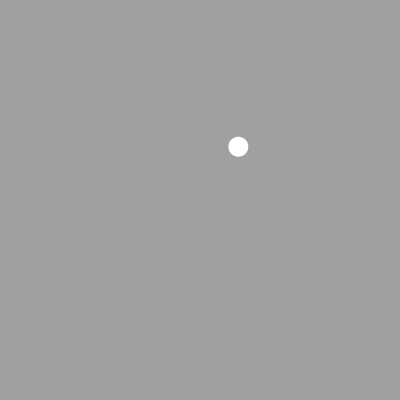
Frame 1 (no input)
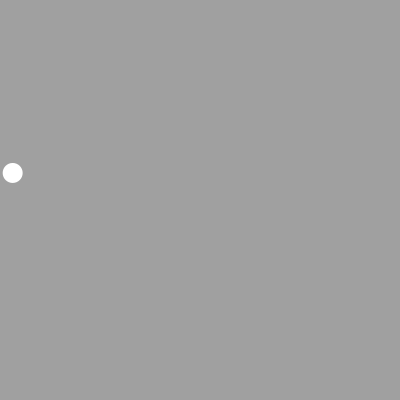
Frame 60 (the mouse pressed at the canvas centre just before this capture)
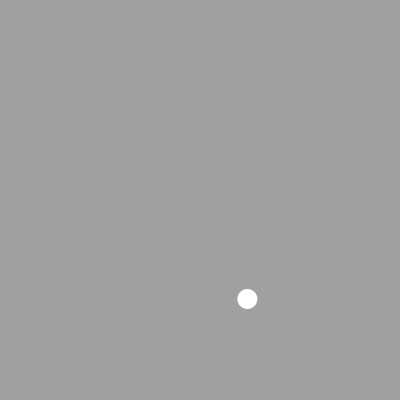
Frame 120 (the mouse held since frame 60 and released just before this capture)

The Processing sketch that drew these frames (run headless with seeded random() and noise(); from frame 60 on, the mouse is pressed at the canvas centre):

// Processing sketch: Day1_01_SingleBall
// ── Day1_01_SingleBall.pde
float MAX_SPEED=10;
float SIZE=10;

float x,y;
float velX,velY;

void setup() {
  size(400,400);
  ellipseMode(RADIUS);
  initBall();
}

void draw() {
  background(160);
  noStroke();
  fill(255);
  // apply velocity
  x+=velX;
  y+=velY;
  // flip directions on boundary
  if (x<SIZE || x>width-SIZE) {
    velX*=-1;
  }
  if (y<SIZE || y>height-SIZE) {
    velY*=-1;
  }
  // draw at current position
  ellipse(x,y,SIZE,SIZE);
}

void initBall() {
  // position somewhere central
  x=random(0.25,0.75)*width;
  y=random(0.25,0.75)*height;
  // random velocity
  velX=random(-1,1)*MAX_SPEED;
  velY=random(-1,1)*MAX_SPEED;
}

void keyPressed() {
  if (key=='r') {
    initBall();
  }
}
